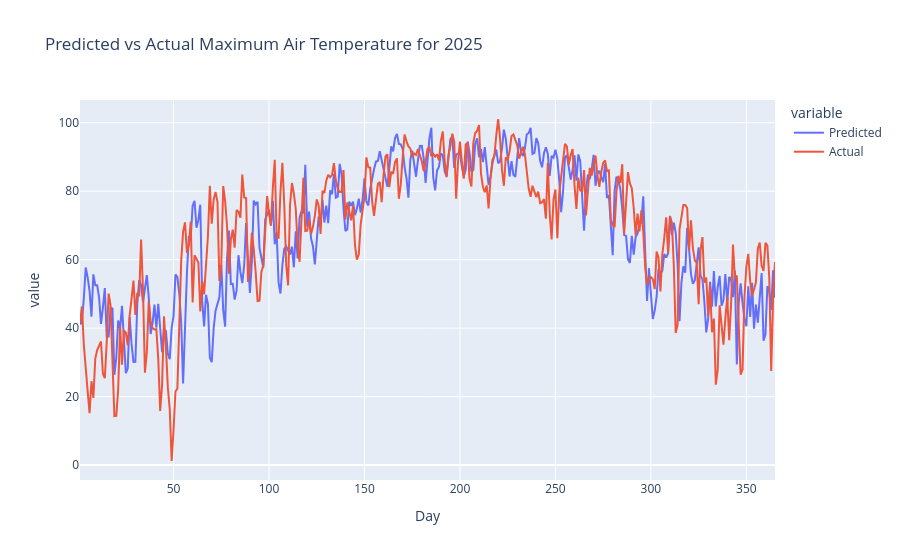

This figure's notebook cell:
### Markdown cell above
We can plot the predicted results as well

### Code cell
# Plot results using plotly and compare to 2025 actual data
# Load 2025 data
with open("mhk2025.csv", "r") as file:
    reader = csv.DictReader(file)
    data = list(csv.reader(file, quoting=csv.QUOTE_NONNUMERIC))
    transposed = list(zip(*data))
    mhk2025 = pd.DataFrame({row[0]: list(row[1:]) for row in transposed})

# Create a DataFrame for plotting
plot_df = pd.DataFrame({
    "Day": list(results.keys()),
    "Predicted": list(results.values()),
    "Actual": mhk2025["AirTemperatureMax"]
})

# Plotting
fig = px.line(plot_df, x="Day", y=["Predicted", "Actual"], title="Predicted vs Actual Maximum Air Temperature for 2025")
fig.show()

### Figure 1 — Plotly figure (JSON) as saved in the notebook; plotly's stock layout.template omitted (floating-point values rounded to 4 significant figures; data arrays with more than 128 entries replaced by an {"elided": "..."} marker saying what was removed)
{"data": [{"hovertemplate": "variable=Predicted<br>Day=%{x}<br>value=%{y}<extra></extra>", "legendgroup": "Predicted", "line": {"color": "#636efa", "dash": "solid"}, "marker": {"symbol": "circle"}, "mode": "lines", "name": "Predicted", "orientation": "v", "showlegend": true, "type": "scatter", "x": {"elided": "365 int values"}, "xaxis": "x", "y": {"elided": "365 float values"}, "yaxis": "y"}, {"hovertemplate": "variable=Actual<br>Day=%{x}<br>value=%{y}<extra></extra>", "legendgroup": "Actual", "line": {"color": "#EF553B", "dash": "solid"}, "marker": {"symbol": "circle"}, "mode": "lines", "name": "Actual", "orientation": "v", "showlegend": true, "type": "scatter", "x": {"elided": "365 int values"}, "xaxis": "x", "y": {"elided": "365 float values"}, "yaxis": "y"}], "layout": {"legend": {"title": {"text": "variable"}, "tracegroupgap": 0}, "title": {"text": "Predicted vs Actual Maximum Air Temperature for 2025"}, "xaxis": {"anchor": "y", "domain": [0, 1], "title": {"text": "Day"}}, "yaxis": {"anchor": "x", "domain": [0, 1], "title": {"text": "value"}}}}
